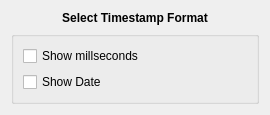
<?xml version="1.0" encoding="UTF-8"?>
<ui version="4.0">
 <class>TimestampAnnotationFormatWidget</class>
 <widget class="QWidget" name="TimestampAnnotationFormatWidget">
  <property name="geometry">
   <rect>
    <x>0</x>
    <y>0</y>
    <width>270</width>
    <height>97</height>
   </rect>
  </property>
  <property name="windowTitle">
   <string>Timestamp Format</string>
  </property>
  <layout class="QGridLayout" name="gridLayout">
   <item row="0" column="0">
    <widget class="QLabel" name="l1">
     <property name="sizePolicy">
      <sizepolicy hsizetype="Preferred" vsizetype="Fixed">
       <horstretch>0</horstretch>
       <verstretch>0</verstretch>
      </sizepolicy>
     </property>
     <property name="font">
      <font>
       <weight>75</weight>
       <italic>false</italic>
       <bold>true</bold>
       <underline>false</underline>
      </font>
     </property>
     <property name="text">
      <string>Select Timestamp Format</string>
     </property>
     <property name="alignment">
      <set>Qt::AlignCenter</set>
     </property>
    </widget>
   </item>
   <item row="1" column="0">
    <widget class="QGroupBox" name="pTimeBox">
     <property name="title">
      <string/>
     </property>
     <layout class="QGridLayout" name="gridLayout_3">
      <item row="0" column="0">
       <widget class="QCheckBox" name="pShowMs">
        <property name="toolTip">
         <string>Toggle Milli Seconds Display</string>
        </property>
        <property name="text">
         <string>Show millseconds</string>
        </property>
       </widget>
      </item>
      <item row="1" column="0">
       <widget class="QCheckBox" name="pShowDate">
        <property name="toolTip">
         <string>Toggle Date Display</string>
        </property>
        <property name="text">
         <string>Show Date</string>
        </property>
       </widget>
      </item>
     </layout>
    </widget>
   </item>
  </layout>
 </widget>
 <resources/>
 <connections/>
</ui>
